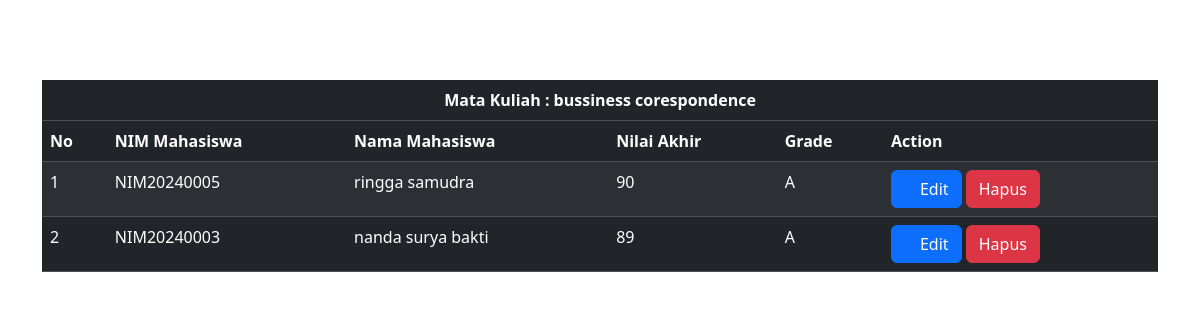
The page /admin/modul_dosen/view_data.php?id=2&nip_dosen=NIP2024003 (signed in) on the database its author committed.
### tables this page shows
CREATE TABLE `mst_matakuliah` (
  `idmatkul` int(10) NOT NULL,
  `matakuliah` varchar(50) NOT NULL,
  `idjurusan` varchar(20) NOT NULL,
  `tahunkuliah` year(4) NOT NULL,
  `kode_dosen` varchar(20) NOT NULL,
  `is_active` int(1) NOT NULL
);

CREATE TABLE `data_nilai` (
  `idnilai` int(11) NOT NULL,
  `nip_dosen` varchar(15) NOT NULL,
  `nim_mhs` varchar(15) NOT NULL,
  `idmatkul` int(10) NOT NULL,
  `nilai_formatif` int(3) NOT NULL,
  `nilai_perilaku` int(3) NOT NULL,
  `nilai_tugas` int(3) NOT NULL,
  `nilai_uts` int(3) NOT NULL,
  `nilai_uas` int(3) NOT NULL,
  `poin_formatif` int(3) NOT NULL,
  `poin_perilaku` int(3) NOT NULL,
  `poin_tugas` int(3) NOT NULL,
  `poin_uts` int(3) NOT NULL,
  `poin_uas` int(3) NOT NULL,
  `total_poin` int(3) NOT NULL,
  `created_date` date NOT NULL,
  `created_by` varchar(50) NOT NULL,
  `is_approved` int(1) NOT NULL
);

CREATE TABLE `mst_mahasiswa` (
  `nim` varchar(15) NOT NULL,
  `nama_mhs` varchar(50) NOT NULL,
  `email_mhs` varchar(20) NOT NULL,
  `telp_mhs` varchar(15) NOT NULL,
  `alamat_mhs` text NOT NULL,
  `idjurusan` varchar(12) NOT NULL,
  `password` varchar(100) NOT NULL,
  `foto` varchar(100) NOT NULL,
  `is_active` int(1) NOT NULL
);

### admin/modul_dosen/view_data.php (the view, shortened to what this page needs)
<?php
require_once('../../config/koneksidb.php');
function hitungGrade($nilaiAkhir) {
    if ($nilaiAkhir >= 85) {
        return 'A';
    } elseif ($nilaiAkhir >= 70) {
        return 'B';
    } elseif ($nilaiAkhir >= 55) {
        return 'C';
    } elseif ($nilaiAkhir >= 40) {
        return 'D';
    } else {
        return 'E';
    }
}
if (!isset($_GET['action'])) {
    if (isset($_GET['id'])) {
        $idmatkul = $_GET['id'];
        $query = "SELECT n.*, m.nama_mhs, m.nim, mk.matakuliah AS matakuliah
                  FROM data_nilai n
                  JOIN mst_mahasiswa m ON n.nim_mhs = m.nim
                  JOIN mst_matakuliah mk ON n.idmatkul = mk.idmatkul
                  WHERE n.idmatkul = ?";
        $statement = $cn_mysql->prepare($query);
        $statement->bind_param("i", $idmatkul);
        $statement->execute();
        $result = $statement->get_result();
        if ($result->num_rows > 0) {
            $row = $result->fetch_assoc();
            $matkul = $row['matakuliah'];
        } else {
            echo "Data tidak ditemukan.";
        }
    }
?>
<!DOCTYPE html>
<html lang="en">
<head>
    <link href="https://cdn.jsdelivr.net/npm/bootstrap@5.3.3/dist/css/bootstrap.min.css" rel="stylesheet">
</head>
<body>
    <div class="container mt-5">
        <div class="row">
            <div class="col-md-12">
                <table class="table table-dark table-striped my-2">
                    <thead>
                        <tr>
                            <th colspan="7" class="text-center">Mata Kuliah : <?php echo htmlspecialchars($matkul); ?></th>
                        </tr>
                        <tr>
                            <th>No</th>
                            <th>NIM Mahasiswa</th>
                            <th>Nama Mahasiswa</th>
                            <th>Nilai Akhir</th>
                            <th>Grade</th>
                            <th>Action</th>
                        </tr>
                    </thead>
                    <tbody>
                        <?php
                        $kode_dosen = $_GET['nip_dosen'];
                        $idmatkul = $_GET['id'];
                        $sql = "SELECT dn.nim_mhs, mm.nama_mhs, dn.total_poin
                                FROM data_nilai dn
                                INNER JOIN mst_mahasiswa mm ON dn.nim_mhs = mm.nim
                                WHERE dn.nip_dosen = ? AND dn.idmatkul = ?";
                        $statement = $cn_mysql->prepare($sql);
                        $statement->bind_param("si", $kode_dosen, $idmatkul);
                        $statement->execute();
                        $result = $statement->get_result();
                        $no = 1;
                        if ($result->num_rows > 0) {
                            while ($data = $result->fetch_assoc()) {
                                $nilaiAkhir = $data['total_poin'];
                                $grade = hitungGrade($nilaiAkhir);
                        ?>
                                <tr>
                                    <td><?php echo $no; ?></td>
                                    <td><?php echo htmlspecialchars($data['nim_mhs']); ?></td>
                                    <td><?php echo htmlspecialchars($data['nama_mhs']); ?></td>
                                    <td><?php echo htmlspecialchars($nilaiAkhir); ?></td>
                                    <td><?php echo htmlspecialchars($grade); ?></td>
                                    <td>
                                        <a href="?modul_dosen=<?php echo isset($_GET['modul_dosen']) ? htmlspecialchars($_GET['modul_dosen']) : ''; ?>&action=edit&id=<?php echo htmlspecialchars($data["nim_mhs"]); ?>&idmatkul=<?php echo htmlspecialchars($idmatkul); ?>&kode_dosen=<?php echo htmlspecialchars($kode_dosen); ?>" class="btn btn-primary" title="Detail Data"><i class="bi bi-pencil-fill mx-2"></i> Edit</a>
                                        <a href="?modul_dosen=<?php echo isset($_GET['modul_dosen']) ? htmlspecialchars($_GET['modul_dosen']) : ''; ?>&action=delete&id=<?php echo htmlspecialchars($data["nim_mhs"]); ?>&idmatkul=<?php echo htmlspecialchars($idmatkul); ?>&kode_dosen=<?php echo htmlspecialchars($kode_dosen); ?>" class="btn btn-danger" title="Hapus Data"><i class="bi bi-trash-fill"></i> Hapus</a>
                                    </td>
                                </tr>
                        <?php
                                $no++;
                            }
                        } else {
                            echo "Tidak ada data nilai untuk kode dosen '$kode_dosen' dan idmatkul '$idmatkul'.";
                        }
                        ?>
                    </tbody>
                </table>
            </div>
        </div>
    </div>
</body>
</html>
<?php
}
?>

### rows shown on the page
mst_matakuliah: matakuliah "bussiness corespondence"
data_nilai: nim_mhs "NIM20240005", nim_mhs.nama_mhs "ringga samudra", total_poin "90", total_poin "A"
data_nilai: nim_mhs "NIM20240003", nim_mhs.nama_mhs "nanda surya bakti", total_poin "89", total_poin "A"
